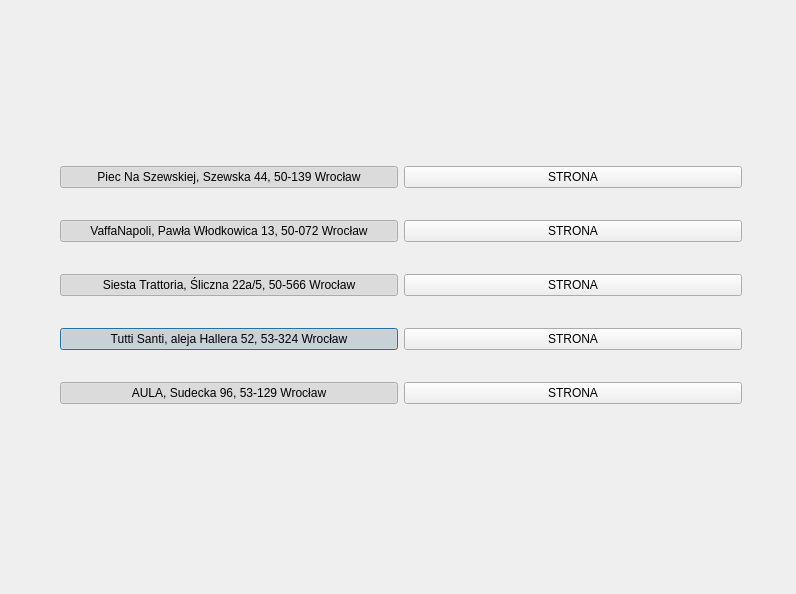
<?xml version="1.0" encoding="UTF-8"?>
<ui version="4.0">
 <class>wloska</class>
 <widget class="QDialog" name="wloska">
  <property name="geometry">
   <rect>
    <x>0</x>
    <y>0</y>
    <width>796</width>
    <height>594</height>
   </rect>
  </property>
  <property name="minimumSize">
   <size>
    <width>796</width>
    <height>594</height>
   </size>
  </property>
  <property name="maximumSize">
   <size>
    <width>796</width>
    <height>594</height>
   </size>
  </property>
  <property name="windowTitle">
   <string>Dialog</string>
  </property>
  <property name="styleSheet">
   <string notr="true">background-image: url(:/img/img/1.png);</string>
  </property>
  <widget class="QWidget" name="gridLayoutWidget">
   <property name="geometry">
    <rect>
     <x>60</x>
     <y>140</y>
     <width>682</width>
     <height>291</height>
    </rect>
   </property>
   <layout class="QGridLayout" name="gridLayout">
    <item row="3" column="0">
     <widget class="QPushButton" name="pushButton_3">
      <property name="styleSheet">
       <string notr="true">font: 87 12pt &quot;Georgia Pro Cond Black&quot;;</string>
      </property>
      <property name="text">
       <string>Tutti Santi, aleja Hallera 52, 53-324 Wrocław</string>
      </property>
      <property name="checkable">
       <bool>true</bool>
      </property>
      <property name="checked">
       <bool>true</bool>
      </property>
     </widget>
    </item>
    <item row="1" column="0">
     <widget class="QPushButton" name="pushButton_4">
      <property name="styleSheet">
       <string notr="true">font: 87 12pt &quot;Georgia Pro Cond Black&quot;;</string>
      </property>
      <property name="text">
       <string>VaffaNapoli, Pawła Włodkowica 13, 50-072 Wrocław</string>
      </property>
      <property name="checkable">
       <bool>true</bool>
      </property>
      <property name="checked">
       <bool>true</bool>
      </property>
     </widget>
    </item>
    <item row="2" column="0">
     <widget class="QPushButton" name="pushButton_5">
      <property name="styleSheet">
       <string notr="true">font: 87 12pt &quot;Georgia Pro Cond Black&quot;;</string>
      </property>
      <property name="text">
       <string>Siesta Trattoria, Śliczna 22a/5, 50-566 Wrocław</string>
      </property>
      <property name="checkable">
       <bool>true</bool>
      </property>
      <property name="checked">
       <bool>true</bool>
      </property>
     </widget>
    </item>
    <item row="4" column="0">
     <widget class="QPushButton" name="pushButton_2">
      <property name="styleSheet">
       <string notr="true">font: 87 12pt &quot;Georgia Pro Cond Black&quot;;</string>
      </property>
      <property name="text">
       <string>AULA, Sudecka 96, 53-129 Wrocław</string>
      </property>
      <property name="checkable">
       <bool>true</bool>
      </property>
      <property name="checked">
       <bool>true</bool>
      </property>
     </widget>
    </item>
    <item row="0" column="0">
     <widget class="QPushButton" name="pushButton">
      <property name="styleSheet">
       <string notr="true">font: 87 12pt &quot;Georgia Pro Cond Black&quot;;</string>
      </property>
      <property name="text">
       <string>Piec Na Szewskiej, Szewska 44, 50-139 Wrocław</string>
      </property>
      <property name="checkable">
       <bool>true</bool>
      </property>
      <property name="checked">
       <bool>true</bool>
      </property>
     </widget>
    </item>
    <item row="0" column="1">
     <widget class="QPushButton" name="pushButton_6">
      <property name="styleSheet">
       <string notr="true">font: 87 12pt &quot;Georgia Pro Cond Black&quot;;</string>
      </property>
      <property name="text">
       <string>STRONA</string>
      </property>
     </widget>
    </item>
    <item row="1" column="1">
     <widget class="QPushButton" name="pushButton_7">
      <property name="styleSheet">
       <string notr="true">font: 87 12pt &quot;Georgia Pro Cond Black&quot;;</string>
      </property>
      <property name="text">
       <string>STRONA</string>
      </property>
     </widget>
    </item>
    <item row="2" column="1">
     <widget class="QPushButton" name="pushButton_8">
      <property name="styleSheet">
       <string notr="true">font: 87 12pt &quot;Georgia Pro Cond Black&quot;;</string>
      </property>
      <property name="text">
       <string>STRONA</string>
      </property>
     </widget>
    </item>
    <item row="3" column="1">
     <widget class="QPushButton" name="pushButton_9">
      <property name="styleSheet">
       <string notr="true">font: 87 12pt &quot;Georgia Pro Cond Black&quot;;</string>
      </property>
      <property name="text">
       <string>STRONA</string>
      </property>
     </widget>
    </item>
    <item row="4" column="1">
     <widget class="QPushButton" name="pushButton_10">
      <property name="styleSheet">
       <string notr="true">font: 87 12pt &quot;Georgia Pro Cond Black&quot;;</string>
      </property>
      <property name="text">
       <string>STRONA</string>
      </property>
     </widget>
    </item>
   </layout>
  </widget>
 </widget>
 <resources/>
 <connections/>
</ui>
